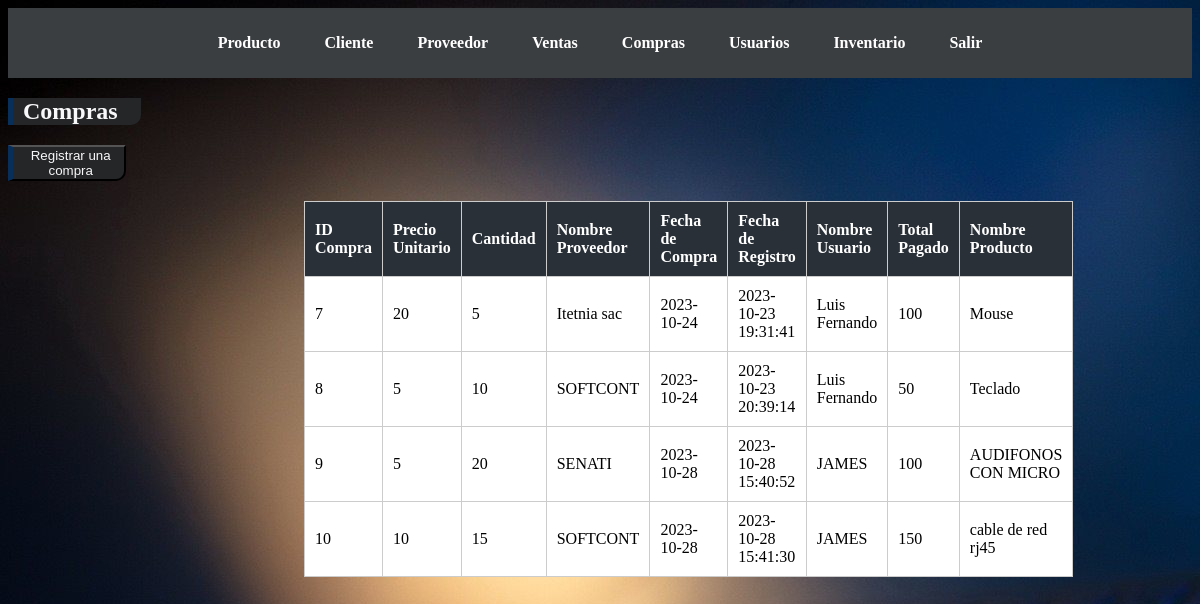
Screenshot of /src/Tienda/panel/compras.php with the database file from the repository.
### tables this page shows
CREATE TABLE `compras` (
  `id_compra` int(11) NOT NULL,
  `precio_unitario` int(11) NOT NULL,
  `cantidad` int(11) DEFAULT NULL,
  `id_proveedor` int(11) DEFAULT NULL,
  `fecha_compra` date DEFAULT NULL,
  `fecha_registro` datetime NOT NULL,
  `id_usuario` int(11) DEFAULT NULL,
  `total` float DEFAULT NULL,
  `id_producto` int(11) DEFAULT NULL
);

CREATE TABLE `proveedores` (
  `id_proveedor` int(11) NOT NULL,
  `nombre` varchar(30) NOT NULL,
  `ruc` varchar(30) NOT NULL,
  `direccion` varchar(100) NOT NULL,
  `telefono` varchar(20) NOT NULL,
  `encargado` varchar(60) NOT NULL,
  `id_estado` int(11) NOT NULL
);

CREATE TABLE `usuarios` (
  `id_usuario` int(11) NOT NULL,
  `nombres` varchar(50) NOT NULL,
  `apellidos` varchar(50) NOT NULL,
  `dni` varchar(15) NOT NULL,
  `telefono` varchar(20) NOT NULL,
  `correo` varchar(100) NOT NULL,
  `contrasena` varchar(100) NOT NULL,
  `fecha_registro` datetime NOT NULL,
  `id_rol` int(11) NOT NULL,
  `direccion` varchar(250) NOT NULL,
  `id_estado` int(11) NOT NULL
);

CREATE TABLE `productos` (
  `id_producto` int(11) NOT NULL,
  `producto` varchar(100) NOT NULL,
  `fecha_registro` datetime NOT NULL,
  `descripcion` varchar(100) NOT NULL,
  `id_usuario` int(11) NOT NULL
);

### src/Tienda/panel/compras.php (the view, shortened to what this page needs)
<?php
include 'menu.php';
?>
<!DOCTYPE html>
<html>
<head>
    <link rel="stylesheet" type="text/css" href="../CSS/compras.css">
</head>
<body>
    <h2>Compras</h2>
    <button id="mostrar">Registrar una compra</button>
    <?php
        include '../../datos/conexion_be.php';
        $query = "SELECT compras.id_compra, compras.precio_unitario, compras.cantidad, compras.id_proveedor, proveedores.nombre AS proveedor_nombre, compras.fecha_compra, compras.fecha_registro, compras.id_usuario, usuarios.nombres AS usuario_nombre, total, compras.id_producto, productos.producto AS producto_nombre FROM compras INNER JOIN proveedores ON compras.id_proveedor = proveedores.id_proveedor INNER JOIN usuarios ON compras.id_usuario = usuarios.id_usuario INNER JOIN productos ON compras.id_producto = productos.id_producto";
        $result = $conexion->query($query);
        echo "<table border='1' id='clienteTable'>";
        if ($result) {
            if ($result->num_rows > 0) {
                echo "<tr>";
                echo "<th>ID Compra</th>";
                echo "<th>Precio Unitario</th>";
                echo "<th>Cantidad</th>";
                echo "<th>Nombre Proveedor</th>";
                echo "<th>Fecha de Compra</th>";
                echo "<th>Fecha de Registro</th>";
                echo "<th>Nombre Usuario</th>";
                echo "<th>Total Pagado</th>";
                echo "<th>Nombre Producto</th>";
                echo "</tr>";
                while ($row = $result->fetch_assoc()) {
                    echo "<tr>";
                    echo "<td>" . $row['id_compra'] . "</td>";
                    echo "<td>" . $row['precio_unitario'] . "</td>";
                    echo "<td>" . $row['cantidad'] . "</td>";
                    echo "<td>" . $row['proveedor_nombre'] . "</td>";
                    echo "<td>" . $row['fecha_compra'] . "</td>";
                    echo "<td>" . $row['fecha_registro'] . "</td>";
                    echo "<td>" . $row['usuario_nombre'] . "</td>";
                    echo "<td>" . $row['total'] . "</td>";
                    echo "<td>" . $row['producto_nombre'] . "</td>";
                    echo "</tr>";
                }
            } else {
                echo "<tr><td colspan='9'>No se encontraron compras.</td></tr>";
            }
        } else {
            echo "<tr><td colspan='9'>Error en la consulta: " . $conexion->error . "</td></tr>";
        }
        echo "</table>";
    ?>
</body>
</html>

### src/Tienda/CSS/compras.css (style rules this page uses)
body { background-image: url("../images/bg4.jpg"); }
#clienteTable { width: 50%; border-collapse: collapse; margin-top: 20px; margin-left: 25%; }
table, th, td { border: 1px solid #ccc; }
th, td { padding: 10px; text-align: left; }
th { background-color: #293038; color: #fff; }
td { background-color: #fff; }
button, h2 { color: #f8f7fa; justify-content: center; align-items: center; border-left: 5px solid #072f5a; padding-left: 10px; background-color: #242627; width: 10%; border-end-end-radius: 10px; }

### rows the page displays
compras: id_compra "7", precio_unitario "20", cantidad "5", id_proveedor.nombre "Itetnia sac", fecha_compra "2023-10-24", fecha_registro "2023-10-23 19:31:41", id_usuario.nombres "Luis Fernando", total "100", id_producto.producto "Mouse"
compras: id_compra "8", precio_unitario "5", cantidad "10", id_proveedor.nombre "SOFTCONT", fecha_compra "2023-10-24", fecha_registro "2023-10-23 20:39:14", id_usuario.nombres "Luis Fernando", total "50", id_producto.producto "Teclado"
compras: id_compra "9", precio_unitario "5", cantidad "20", id_proveedor.nombre "SENATI", fecha_compra "2023-10-28", fecha_registro "2023-10-28 15:40:52", id_usuario.nombres "JAMES", total "100", id_producto.producto "AUDIFONOS CON MICRO"
compras: id_compra "10", precio_unitario "10", cantidad "15", id_proveedor.nombre "SOFTCONT", fecha_compra "2023-10-28", fecha_registro "2023-10-28 15:41:30", id_usuario.nombres "JAMES", total "150", id_producto.producto "cable de red rj45"
